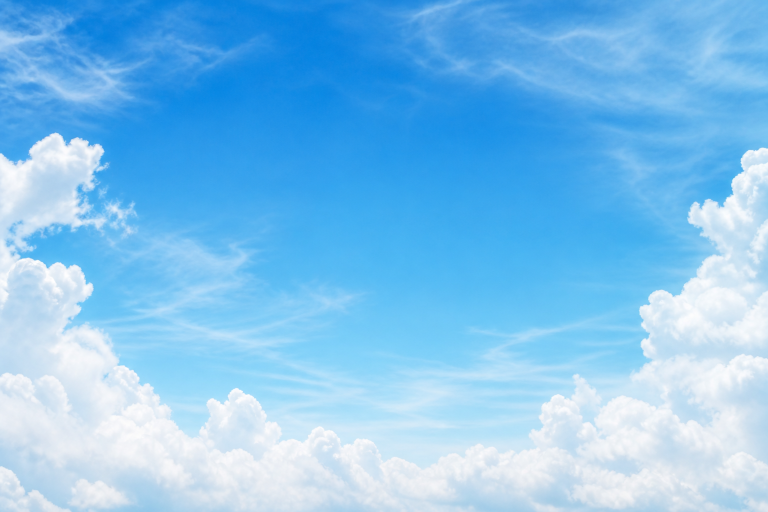
#> input picture assets/sky-panel-bg.png, 1536 x 1024 px, found by its file name (shown at 1/2 size)
$ python make_sky_cards.py
#> lines starting #> are read from the running program, lines starting #| are printed output that depends on the picture
"""Render sky-background content cards with text overlaid."""
from __future__ import annotations

from pathlib import Path

from PIL import Image, ImageDraw, ImageFont, ImageFilter

ROOT = Path(r"C:\Users\regmi\OneDrive\Desktop\About me\ayushreg-profile\assets")
GEN = Path(r"C:\Users\regmi\.cursor\projects\c-Users-regmi-OneDrive-Desktop-About-me\assets")


def font(size: int, bold: bool = False) -> ImageFont.FreeTypeFont | ImageFont.ImageFont:
    candidates = [
        r"C:\Windows\Fonts\segoeuib.ttf" if bold else r"C:\Windows\Fonts\segoeui.ttf",
        r"C:\Windows\Fonts\arialbd.ttf" if bold else r"C:\Windows\Fonts\arial.ttf",
        r"C:\Windows\Fonts\calibrib.ttf" if bold else r"C:\Windows\Fonts\calibri.ttf",
    ]
    for path in candidates:
        try:
            return ImageFont.truetype(path, size)
        except OSError:
            continue
    return ImageFont.load_default()


def fit_bg(src: Image.Image, w: int, h: int) -> Image.Image:
    img = src.convert("RGBA")
    scale = max(w / img.width, h / img.height)
    nw, nh = int(img.width * scale), int(img.height * scale)
    img = img.resize((nw, nh), Image.Resampling.LANCZOS)
    left = (nw - w) // 2
    top = max(0, (nh - h) // 3)
    return img.crop((left, top, left + w, top + h))


def wrap(draw: ImageDraw.ImageDraw, text: str, fnt: ImageFont.ImageFont, max_width: int) -> list[str]:
    words = text.split()
    lines: list[str] = []
    cur = ""
    for word in words:
        trial = f"{cur} {word}".strip()
        if draw.textlength(trial, font=fnt) <= max_width:
            cur = trial
        else:
            if cur:
                lines.append(cur)
            cur = word
    if cur:
        lines.append(cur)
    return lines


def draw_text(
    base: Image.Image,
    xy: tuple[int, int],
    text: str,
    fnt: ImageFont.ImageFont,
    fill=(255, 255, 255, 255),
    shadow=(20, 40, 70, 140),
) -> None:
    overlay = Image.new("RGBA", base.size, (0, 0, 0, 0))
    d = ImageDraw.Draw(overlay)
    x, y = xy
    # soft shadow
    for dx, dy in ((2, 2), (1, 1), (0, 2), (2, 0)):
        d.text((x + dx, y + dy), text, font=fnt, fill=shadow)
    d.text((x, y), text, font=fnt, fill=fill)
    base.alpha_composite(overlay)


def paste_deco(base: Image.Image, deco_path: Path, xy: tuple[int, int], size: int, opacity: float = 0.95) -> None:
    if not deco_path.exists():
        return
    deco = Image.open(deco_path).convert("RGBA")
    deco.thumbnail((size, size), Image.Resampling.LANCZOS)
    if opacity < 1:
        a = deco.split()[-1].point(lambda p: int(p * opacity))
        deco.putalpha(a)
    base.alpha_composite(deco, xy)


# [48 lines left out: function make_experience, not called in this run]


def make_about(bg: Image.Image) -> Image.Image:
    W, H = 1200, 360
    card = fit_bg(bg, W, H)
    veil = Image.new("RGBA", (W, H), (0, 0, 0, 0))
    vd = ImageDraw.Draw(veil)
    vd.rounded_rectangle((40, 36, W - 40, H - 36), radius=24, fill=(15, 40, 70, 38))
    card = Image.alpha_composite(card, veil)

    paste_deco(card, ROOT / "cloud.png", (40, 40), 110, 0.9)
    paste_deco(card, ROOT / "island-small.png", (1020, 180), 110, 0.92)

    draw = ImageDraw.Draw(card)
    title_f = font(36, bold=True)
    body_f = font(24, bold=False)

    draw_text(card, (180, 70), "Hey, I'm Ayush. Welcome in.", title_f)
    body = (
        "I'm a FastTrack CS student at UT Dallas (graduating 2028). "
        "I intern at Argo Data, teach at AI Squads, and build AutoTok on the side."
    )
    y = 140
    for line in wrap(draw, body, body_f, 780):
        draw_text(card, (180, y), line, body_f, fill=(235, 245, 255, 245), shadow=(20, 40, 70, 110))
        y += 34

    return card


def main() -> None:
    bg_path = GEN / "sky-panel-bg.png"
    if not bg_path.exists():
        raise SystemExit(f"missing {bg_path}")
    bg = Image.open(bg_path).convert("RGBA")

    about = make_about(bg)
#> in fit_bg, `return img.crop((left, top, left + w, top + h))`:
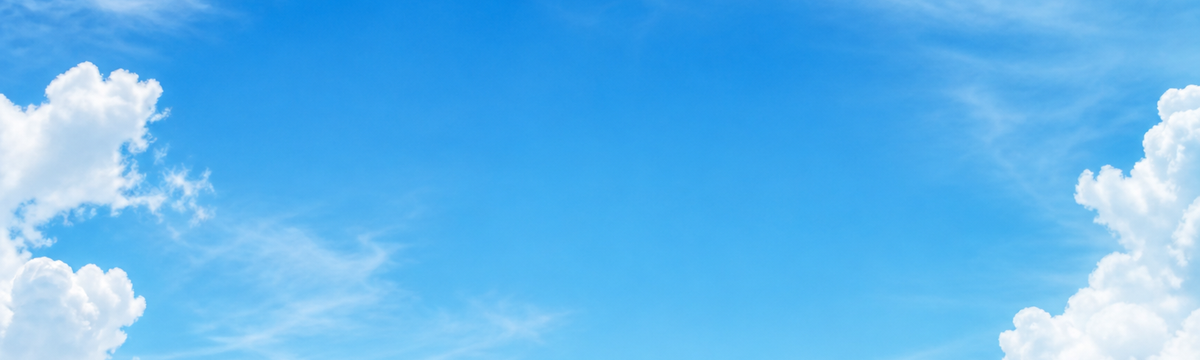
#> returned value: PIL image 1200x360 RGBA; mean R, G, B, A 96.6, 182.6, 239.3, 255
#> in make_about, `veil = Image.new("RGBA", (W, H), (0, 0, 0, 0))`: veil: PIL image 1200x360 RGBA; every value is 0
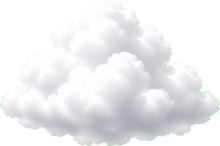
#> input picture assets/cloud.png, 220 x 146 px, found by its file name
#> in paste_deco, deco is the input picture: PIL image 220x146 RGBA; mean R, G, B, A 146.4, 146.8, 147.6, 157.6
#> call 2 of paste_deco, with xy = (1020, 180), size = 110, opacity = 0.92
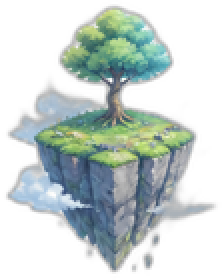
#> input picture assets/island-small.png, 111 x 140 px, found by its file name (shown 2 times larger)
#> in paste_deco, deco is the input picture: PIL image 111x140 RGBA; mean R, G, B, A 55.9, 66.9, 64.2, 105.1
#> in paste_deco (call 2), `a = deco.split()[-1].point(lambda p: int(p * opacity))`:
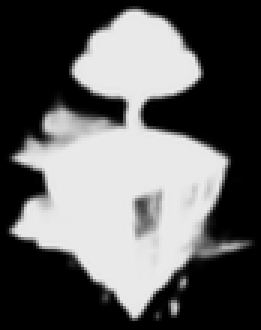
#> a: PIL image 87x110 L (shown 3 times larger); min 0, max 234, mean 96.3
#> in draw_text, `base.alpha_composite(overlay)`:
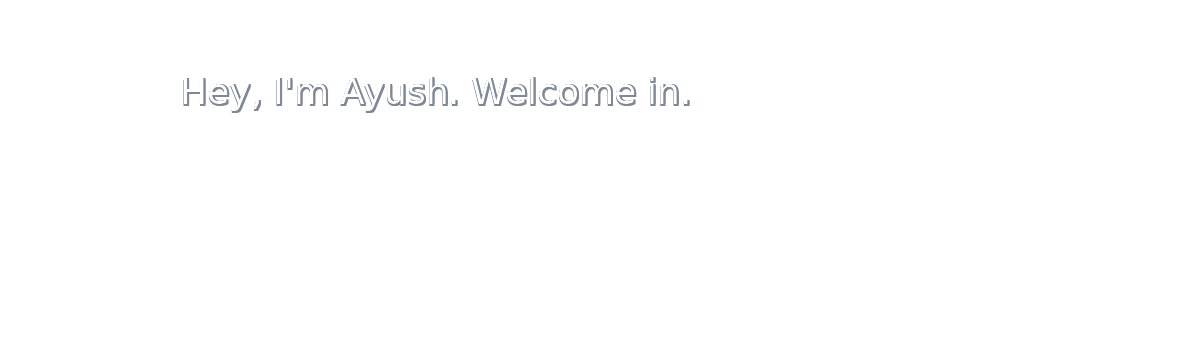
#> overlay: PIL image 1200x360 RGBA; mean R, G, B, A 2.2, 2.4, 2.6, 2.9; transparent parts drawn white
#> in draw_text, `base.alpha_composite(overlay)`:
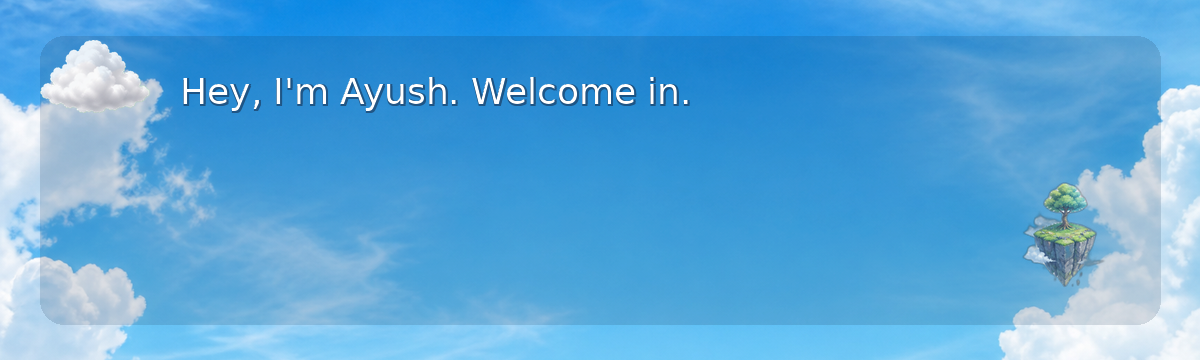
#> base: PIL image 1200x360 RGBA; mean R, G, B, A 90.8, 167.7, 219.7, 255
#> in wrap, `words = text.split()`: words = 25 items
#> in wrap, `cur = ""`: cur = ''
#> the loop in make_about, `for line in wrap(draw, body, body_f, 780):` made 3 passes
#> y on passes 1 to 2: 174, 208
#> (line, y) on pass 3: ('the side.', 242)
#> after the loop in make_about, `for line in wrap(draw, body, body_f, 780):`:
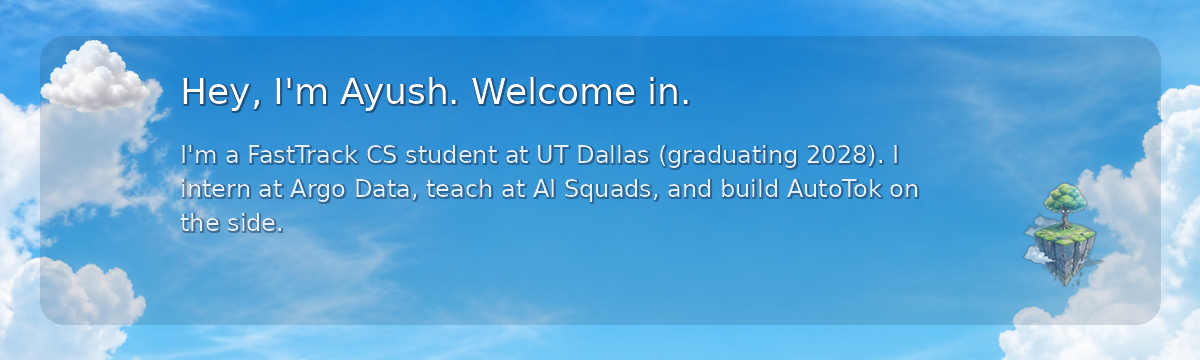
#> card: PIL image 1200x360 RGBA; mean R, G, B, A 93.1, 168, 218.9, 255
#> after the loop in make_about, `for line in wrap(draw, body, body_f, 780):`: y = 242
    about.convert("RGB").save(ROOT / "about-card.png", quality=95, optimize=True)
#> (the run stopped early here; a loop or call above may not have finished)
